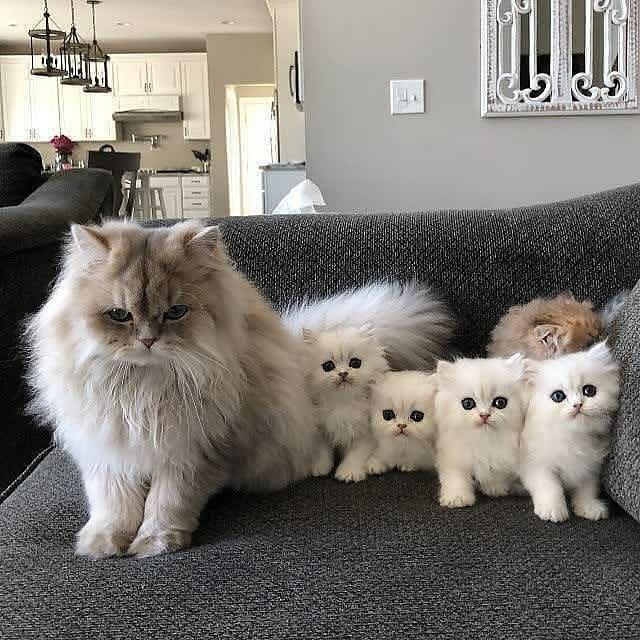
#> input picture Data/Cat 4K Pictures/2.jpg, 640 x 640 px
$ jupyter execute '1.1 - Template Detection in Practice.ipynb'
#> lines starting #> are read from the running program, lines starting #| are printed output that depends on the picture
[cell 1]
import numpy as np
import matplotlib.pyplot as plt
import cv2 as cv

* Template matching is the simplest form of object detection.
* It simply scans a larger image for a provided template by sliding the template target image across the larger image.
* The main option that can be adjusted is the comparison method used as the target template is slid across the larger image.
* As it slides, it compares or matches the template to the portion of the image directly under it.
* It does this matching by calculating a number. This number denotes the extent to which the template and the portion of the original are equal.
* The actual number depends on the calculation used. Some denote a complete match by a 0 (indicating no difference between the template and the portion of original) or a 1 (indicating a complete match).
* When you perform template matching in OpenCV, you get an image that shows the degree of "equality" or correlation between the template and the portion under the template.
* The opencv returns the correlation heatmap, with varying methods the result will be different.
* Following are the methods opencv uses: OpenCV offers six different calculation methods:
    * CV_TM_SQDIFF
    * CV_TM_SQDIFF_NORMED
    * CV_TM_CCORR
    * CV_TM_CCORR_NORMED
    * CV_TM_CCOEFF
    * CV_TM_CCOEFF_NORMED
* One downside it is that it is restrictive of template matching that you should already have the exact image you are looking for.
* This defeats the purpose of general object detection that's way it is the simplest form of object detection

* https://aishack.in/tutorials/template-matching/#:~:text=Template%20matching%20works%20by%20%22sliding,the%20image%20directly%20under%20it.&text=It%20does%20this%20matching%20by,of%20the%20original%20are%20equal.

[cell 2]
cat = cv.imread('../Data/Cat 4K Pictures/2.jpg')
#> cat is the input picture: shape (640, 640, 3); mean B, G, R 115.9, 121.6, 126
cat = cv.cvtColor(cat,cv.COLOR_BGR2RGB)
temp = cv.imread('../Data/Cat 4K Pictures/2 cut.jpg')
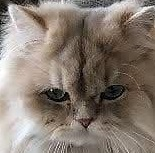
#> input picture Data/Cat 4K Pictures/2 cut.jpg, 155 x 153 px
#> temp is the input picture: shape (153, 155, 3); mean B, G, R 113.5, 123.1, 134.6
temp = cv.cvtColor(temp,cv.COLOR_BGR2RGB)

[cell 3]
methods = ['cv.TM_CCOEFF', 'cv.TM_CCOEFF_NORMED', 'cv.TM_CCORR','cv.TM_CCORR_NORMED',
           'cv.TM_SQDIFF', 'cv.TM_SQDIFF_NORMED']

[cell 4]
test = cv.matchTemplate(cat,temp,eval(methods[3]))
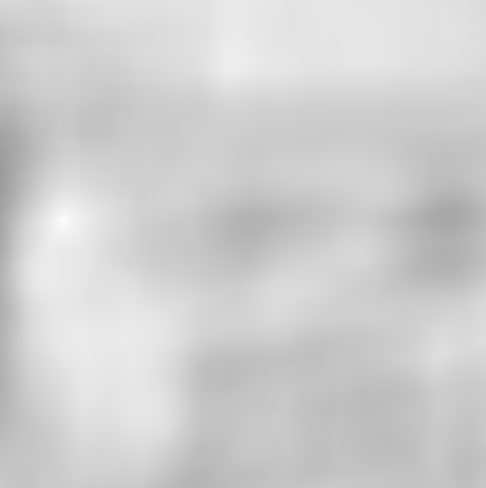
#> test: shape (488, 486) float32; min 0.608, max 1, mean 0.813

[cell 5]
# f = plt.figure(figsize = (14,12))
# f = f.add_subplot(111)
# f.imshow(test)

[cell 6]
for m in methods:
    catcopy = cat.copy()

    tempcat = cv.matchTemplate(catcopy,temp,eval(m))

    minVal, maxVal, minLoc, maxLoc = cv.minMaxLoc(tempcat)

    if m in [methods[4],methods[5]]:
        topLeft = minLoc
    else:
        topLeft = maxLoc

    height , width , chnl = temp.shape

    btmRight = (topLeft[0]+width,topLeft[1]+height)

    cv.rectangle(catcopy,topLeft,btmRight,(255,255,255),3)

    f = plt.figure(figsize = (10,10))
    f = plt.subplot(121)
    f.imshow(catcopy)
    plt.title('Template Detection')

    f = plt.subplot(122)
    f.imshow(tempcat)
    plt.title(f'Template Detection Using {m}')
#> this loop made 6 passes
#> (minVal, maxVal, minLoc, topLeft, btmRight) on passes 1 to 4: (-163790624, 228300416, (0, 369), (63, 220), (218, 373)), (-0.539, 0.999, (0, 377), (63, 220), (218, 373)), (449048512, 1.71e+09, (198, 474), (227, 62), (382, 215)), (0.608, 1, (0, 169), (63, 220), (218, 373))
#> (minVal, maxVal, maxLoc, topLeft, btmRight) on passes 5 to 6: (396154, 1.03e+09, (0, 313), (63, 220), (218, 373)), (0.000299, 1, (196, 416), (63, 220), (218, 373))
#> pass 1, `tempcat = cv.matchTemplate(catcopy,temp,eval(m))`:
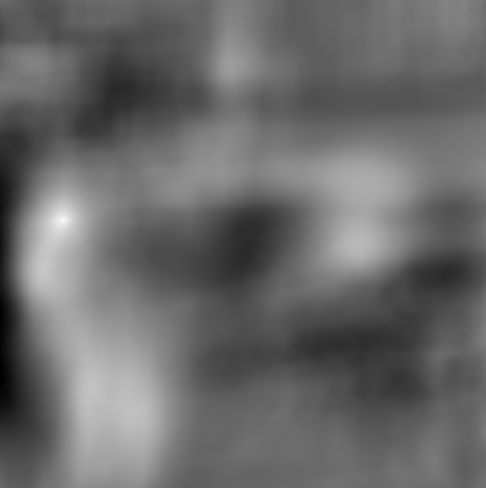
#> tempcat: shape (488, 486) float32; min -163790624, max 228300416, mean -292224.5; drawn with min black and max white
#> pass 2, `tempcat = cv.matchTemplate(catcopy,temp,eval(m))`:
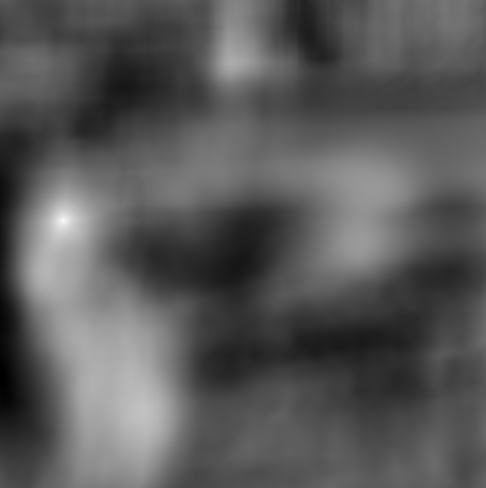
#> tempcat: shape (488, 486) float32; min -0.539, max 0.999, mean 0.00045; drawn with min black and max white
#> pass 3, `tempcat = cv.matchTemplate(catcopy,temp,eval(m))`:
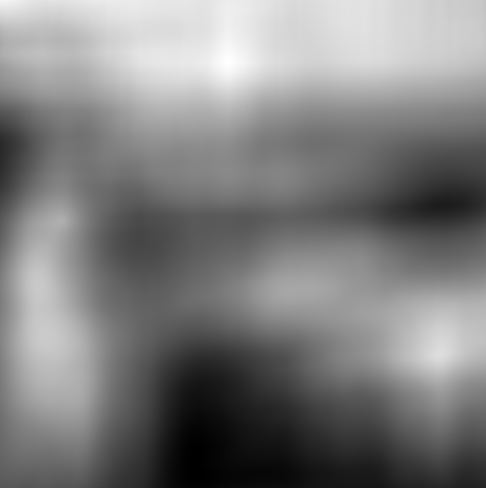
#> tempcat: shape (488, 486) float32; min 449048512, max 1.71e+09, mean 1.08e+09; drawn with min black and max white
#> after the loop:
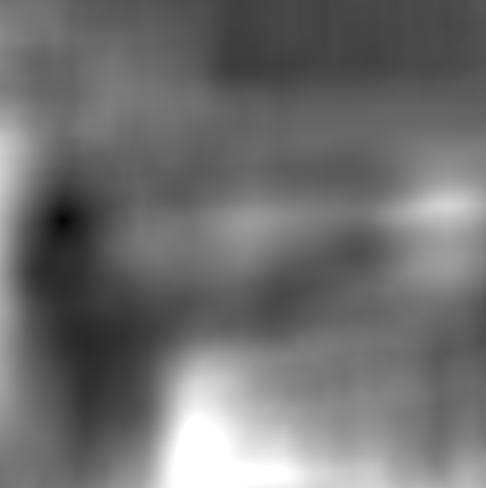
#> tempcat: shape (488, 486) float32; min 0.000299, max 1, mean 0.442
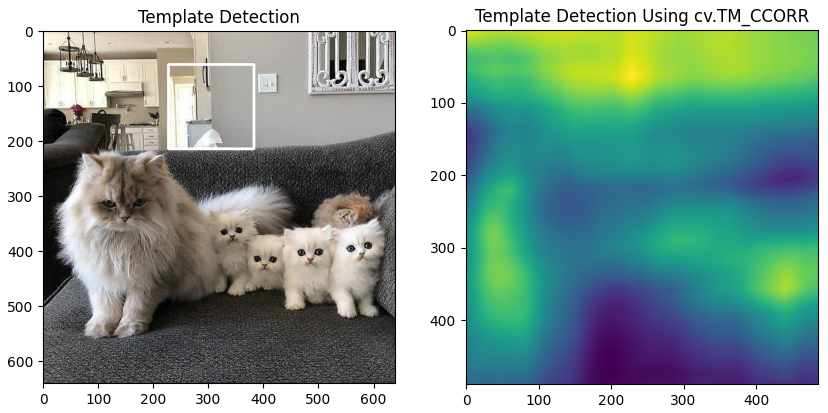
#> figure drawn by matplotlib, 2 panels
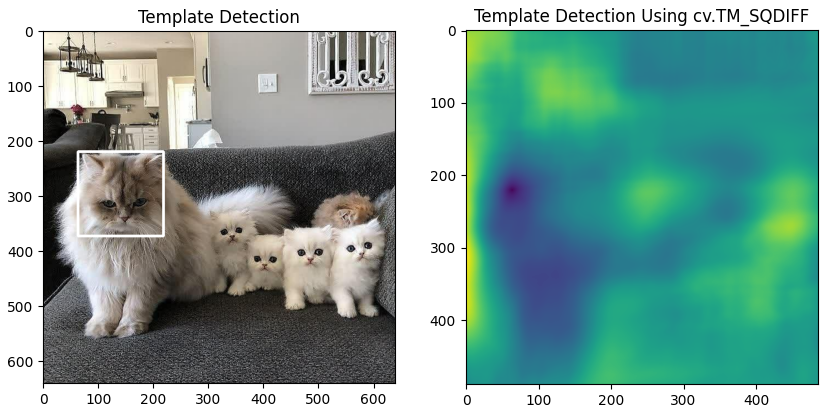
#> figure drawn by matplotlib, 2 panels
